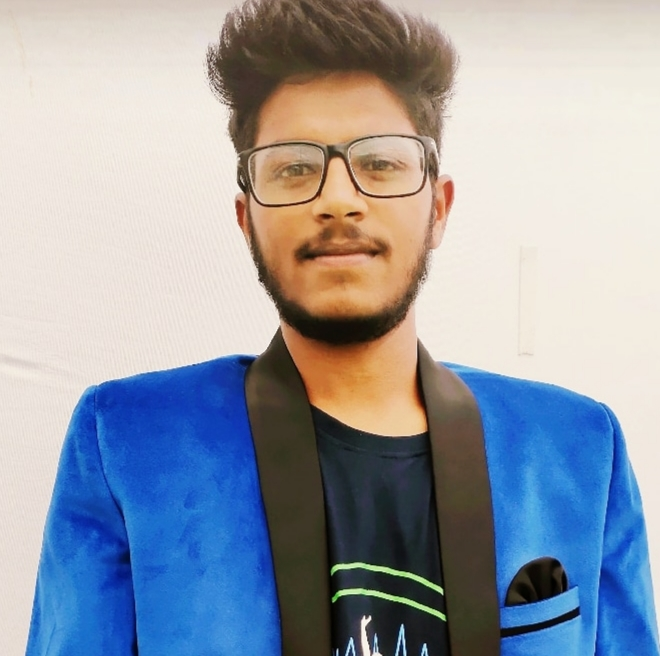
#> input picture Image.jpg, 660 x 656 px, found by its file name
$ jupyter execute BT19ECE060_DIP_A-4.ipynb
#> lines starting #> are read from the running program, lines starting #| are printed output that depends on the picture
BT19ECE060 \
Tarun Jaiswal

Read a color image and display its reddish,greenisg and bluish image

[cell 1]
import cv2
import numpy as np
import matplotlib.pyplot as plt

[cell 2]
img = cv2.imread("image.jpg")
#> img is the input picture: shape (656, 660, 3); mean B, G, R 167.2, 157.1, 151.6
img = cv2.cvtColor(img, cv2.COLOR_BGR2RGB)

[cell 3]
R, G, B = img[:,:,0], img[:,:,1], img[:,:,2]
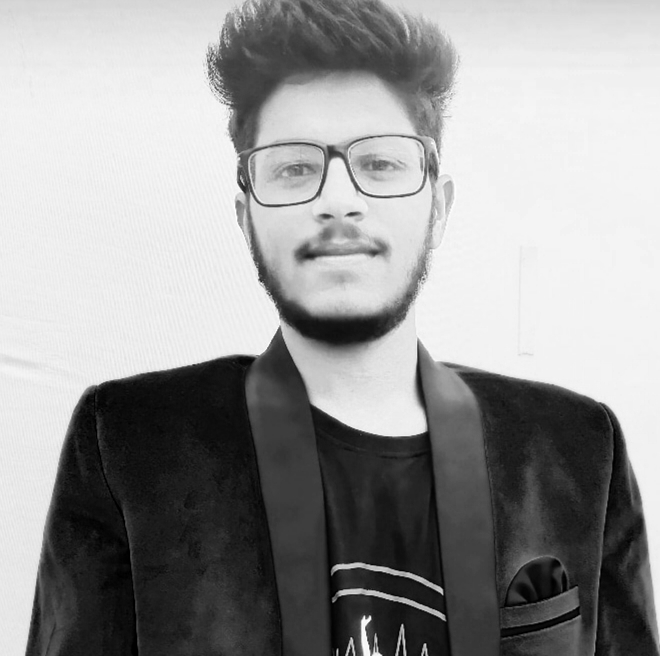
#> R: shape (656, 660); min 0, max 255, mean 151.6
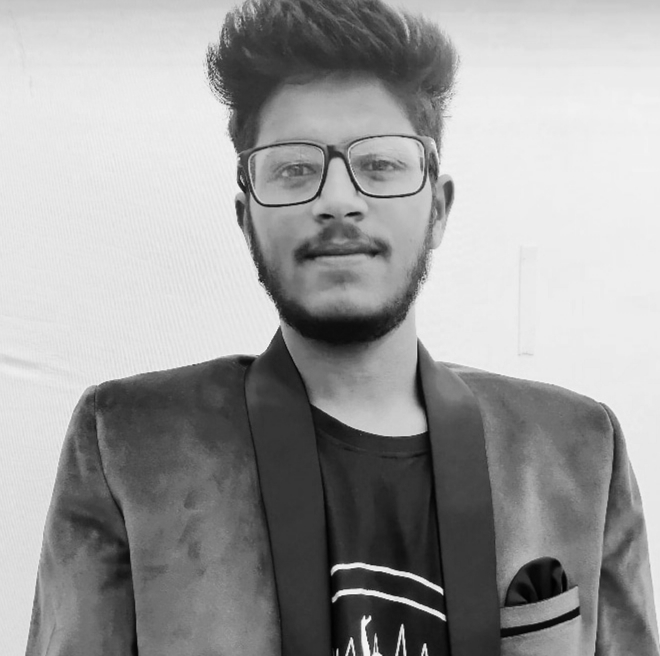
#> G: shape (656, 660); min 0, max 248, mean 157.1
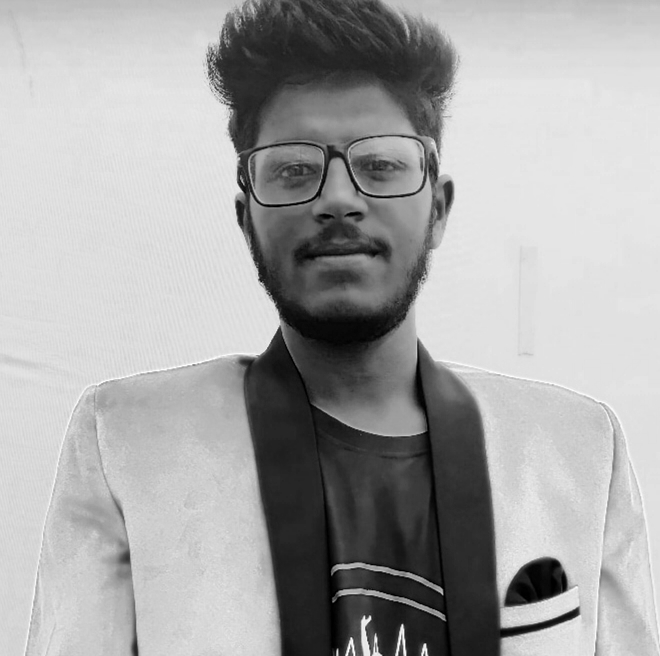
#> B: shape (656, 660); min 0, max 255, mean 167.2

[cell 4]
#red image
r_img = img.copy()
r_img[:,:,1], r_img[:,:,2] = 0, 0
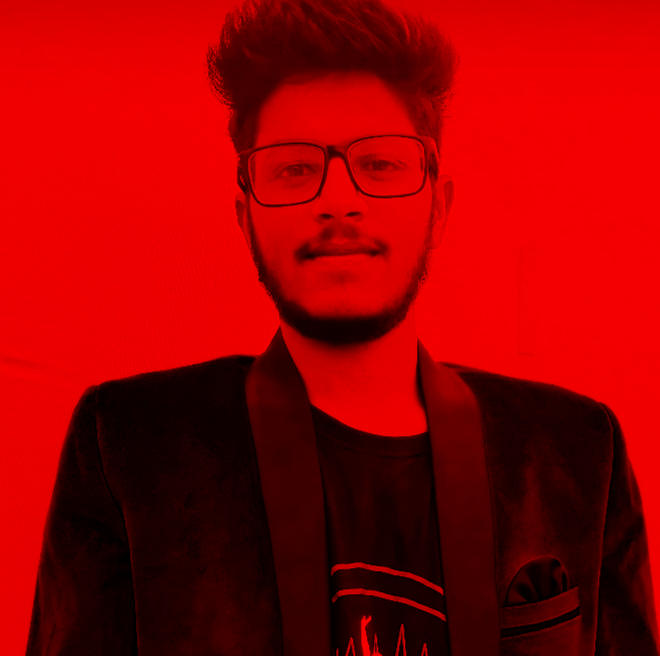
#> r_img: shape (656, 660, 3); mean R, G, B 151.6, 0, 0

plt.imshow(r_img)

[cell 5]
#green image
g_img = img.copy()
g_img[:,:,0], g_img[:,:,2] = 0, 0
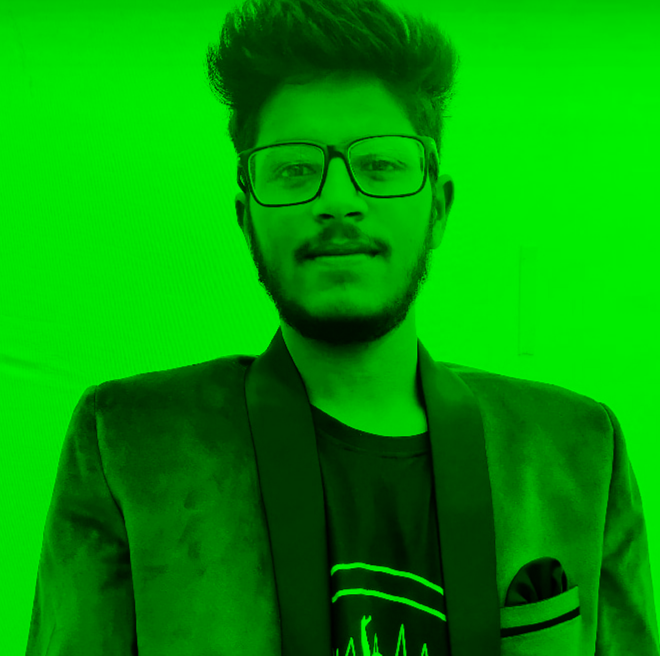
#> g_img: shape (656, 660, 3); mean R, G, B 0, 157.1, 0

plt.imshow(g_img)

[cell 6]
#blue image
b_img = img.copy()
b_img[:,:,0], b_img[:,:,1] = 0, 0
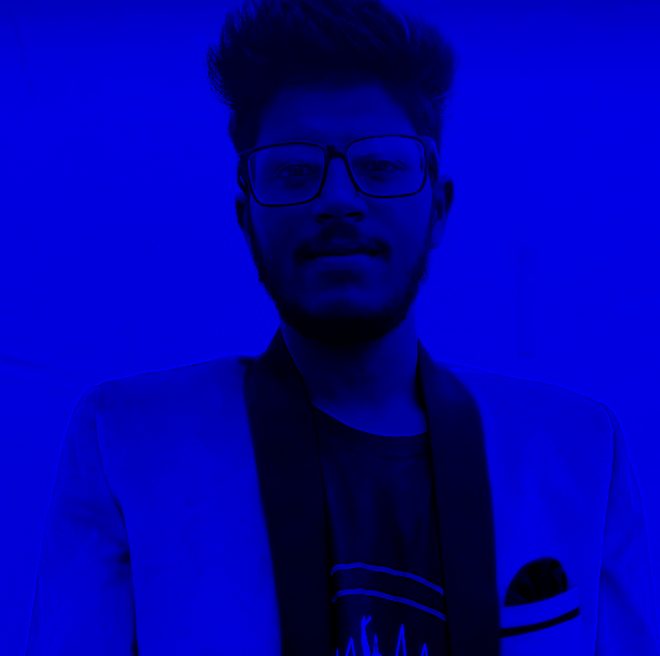
#> b_img: shape (656, 660, 3); mean R, G, B 0, 0, 167.2

plt.imshow(b_img)
